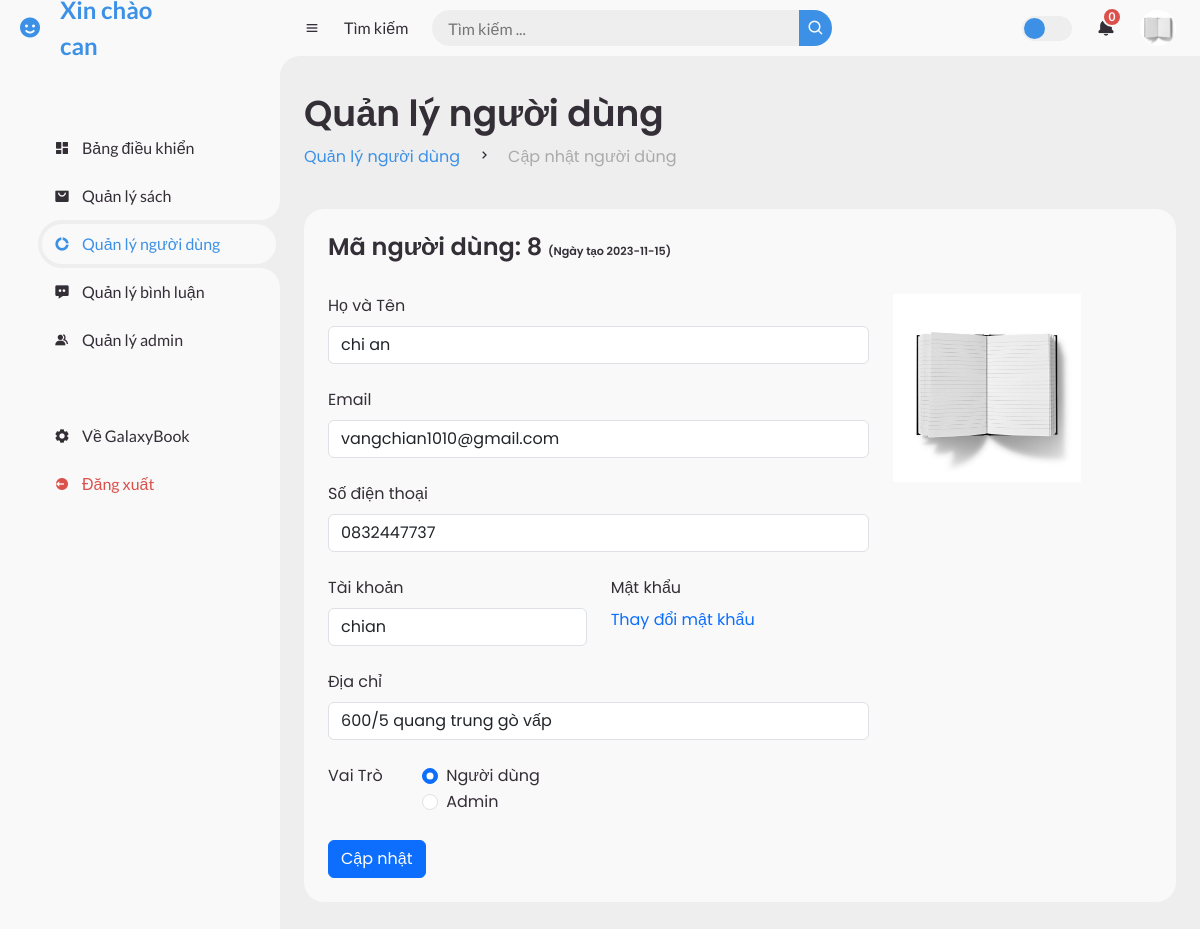
The app's page /index.php?pg=ad&active=user_update&userId=8 (signed in) with its own data.
### tables this page shows
CREATE TABLE `nguoidung` (
  `Id` int(5) NOT NULL,
  `HoVaTen` varchar(100) NOT NULL,
  `Avatar` varchar(255) DEFAULT 'avatar1.jpg',
  `DiaChi` varchar(255) NOT NULL,
  `Email` varchar(255) NOT NULL,
  `SDT` varchar(10) NOT NULL,
  `TaiKhoan` varchar(255) NOT NULL,
  `MatKhau` varchar(32) NOT NULL COMMENT 'dùng hàm md5 mã hóa',
  `NgayTao` date NOT NULL,
  `VaiTro` int(1) DEFAULT 0 COMMENT '0 site, 1 admin'
);

### admin/view/index.php (called while the page is built, shortened)
<?php
include('admin/model/m_user.php');
include('admin/view/header.php');
include('admin/view/' . $active . '.php');
include('admin/view/footer.php');
?>

### admin/model/m_user.php (called while the page is built, shortened)
<?php
function getUserById($userId) {
    try {
        $conn = pdo_get_connection();
        if ($conn) {
            $sql = "SELECT * FROM nguoidung WHERE Id = :userId";
            $stmt = $conn->prepare($sql);
            $stmt->bindParam(':userId', $userId, PDO::PARAM_INT);
            $stmt->execute();
            $result = $stmt->fetch(PDO::FETCH_ASSOC);
            return $result;
        } else {
            return null;
        }
    } catch (PDOException $e) {
        echo "Lỗi truy vấn: " . $e->getMessage();
        return null;
    }
}
?>

### admin/view/user_update.php (the view, shortened to what this page needs)
<?php
$userId = $_GET['userId'];
$user = getUserById($userId);
?>
<main>
    <div class="head-title">
        <div class="left">
                <h1>Quản lý người dùng</h1>
                <ul class="breadcrumb">
                    <li>
                        <a href="index.php?pg=ad&active=user_management" class="active">Quản lý người dùng</a>
                    </li>
                    <li><i class='bx bx-chevron-right'></i></li>
                    <li>
                        <a class="" href="#">Cập nhật người dùng</a>
                    </li>
                </ul>
        </div>
    </div>
    <div class="table-data">
        <div class="order">
            <div class="head">
                <h3>Mã người dùng:
                    <?= $user['Id'] ?>
                    <span style="font-size: 0.7rem; color:var(--dark)">(Ngày tạo
                        <?= $user['NgayTao'] ?>)
                    </span>
                </h3>
            </div>
            <form action="index.php?pg=ad&active=user_update&userId=<?= $user['Id'] ?>" method="post" class="row">
                <div class="col-lg-8 d-flex flex-column gap-2">
                    <div class="mb-3">
                        <label for="tennguoidung" class="form-label">Họ và Tên</label>
                        <input type="text" class="form-control" id="tennguoidung" name="tennguoidung"
                            value="<?= $user['HoVaTen'] ?>">
                    </div>
                    <div class="mb-3">
                        <label for="email" class="form-label">Email</label>
                        <input type="text" class="form-control" id="email" name="email" value="<?= $user['Email'] ?>">
                    </div>
                    <div class="mb-3">
                        <label for="sdt" class="form-label">Số điện thoại</label>
                        <input type="text" class="form-control" id="sdt" name="sdt" value="<?= $user['SDT'] ?>">
                    </div>
                    <div class="mb-3 row">
                        <div class="col-md-6">
                            <label for="taikhoan" class="form-label">Tài khoản</label>
                            <input type="text" class="form-control" id="taikhoan" name="taikhoan"
                                value="<?= $user['TaiKhoan'] ?>">
                        </div>
                        <div class="col-md-6">
                            <label for="matkhau" class="form-label">Mật khẩu</label>
                            <br>
                            <a href="form-control">Thay đổi mật khẩu</a>
                        </div>
                    </div>
                    <div class="mb-3">
                        <label for="diachi" class="form-label">Địa chỉ</label>
                        <input type="text" class="form-control" id="diachi" name="diachi"
                            value="<?= $user['DiaChi'] ?>">
                    </div>
                    <fieldset class="row mb-3">
                        <legend class="col-form-label col-sm-2 pt-0">Vai Trò</legend>
                        <div class="col-sm-10">
                            <?php
                            if ($user['VaiTro'] == 0) {
                                echo '
                                <div class="form-check">
                                    <input class="form-check-input" type="radio" name="vaitro" id="site" value="0" checked>
                                    <label class="form-check-label" for="site">
                                        Người dùng
                                    </label>
                                </div>
                                <div class="form-check">
                                    <input class="form-check-input" type="radio" name="vaitro" id="admin" value="1">
                                    <label class="form-check-label" for="admin">
                                        Admin
                                    </label>
                                </div>
                                    ';
                            }
                            ?>
                        </div>
                    </fieldset>
                    <div class="col-auto">
                        <input type="submit" class="btn btn-primary" name="save" value="Cập nhật">
                    </div>
                </div>
                <div class="col-lg-3 d-flex flex-column gap-2">
                    <img src="upload/avatar/<?= $user['Avatar'] ?>" alt="<?= $user['HoVaTen'] ?>">
                </div>
            </form>
        </div>
</main>

### admin/layout/assets/css/header_footer.css (style rules this page uses)
* { margin: 0; padding: 0; box-sizing: border-box; }
a { text-decoration: none; }
li { list-style: none; }
:root { --poppins: 'Poppins', sans-serif; --lato: 'Lato', sans-serif; --light: #F9F9F9; --blue: #3C91E6; --light-blue: #CFE8FF; --grey: #eee; --dark-grey: #AAAAAA; --dark: #342E37; --red: #DB504A; --yellow: #FFCE26; --light-yellow: #FFF2C6; --orange: #FD7238; --light-orange: #FFE0D3; }
html { overflow-x: hidden; }
body { background: var(--grey); overflow-x: hidden; }

### admin/layout/assets/css/user_update.css (style rules this page uses)
#content main { width: 100%; padding: 36px 24px; font-family: var(--poppins); max-height: calc(100vh - 56px); overflow-y: auto; }
#content main .head-title { display: flex; align-items: center; justify-content: space-between; grid-gap: 16px; flex-wrap: wrap; }
#content main .head-title .left h1 { font-size: 36px; font-weight: 600; margin-bottom: 10px; color: var(--dark); }
#content main .head-title .left .breadcrumb { display: flex; align-items: center; grid-gap: 16px; }
#content main .head-title .left .breadcrumb li { color: var(--dark); }
#content main .head-title .left .breadcrumb li a { color: var(--dark-grey); pointer-events: none; }
#content main .head-title .left .breadcrumb li a.active { color: var(--blue); pointer-events: unset; }
#content main .table-data { display: flex; flex-wrap: wrap; grid-gap: 24px; margin-top: 24px; width: 100%; color: var(--dark); }
#content main .table-data > div { border-radius: 20px; background: var(--light); padding: 24px; overflow-x: auto; }
#content main .table-data .head { display: flex; flex-direction:column; align-items: start; grid-gap: 16px; margin-bottom: 24px; }
#content main .table-data .head h3 { margin-right: auto; font-size: 24px; font-weight: 600; }
#content main .table-data .order { flex-grow: 1; flex-basis: 500px; }
@media screen and (max-width: 1440px) { #content main .table-data .head { min-width: 420px; } }

### records on screen
nguoidung: Id "8", NgayTao "2023-11-15", tennguoidung "chi an", email "vangchian1010@gmail.com", sdt "0832447737", taikhoan "chian", diachi "600/5 quang trung gò vấp", Avatar (picture)

### other values on screen
$_SESSION['user']['HoVaTen'] "can"
